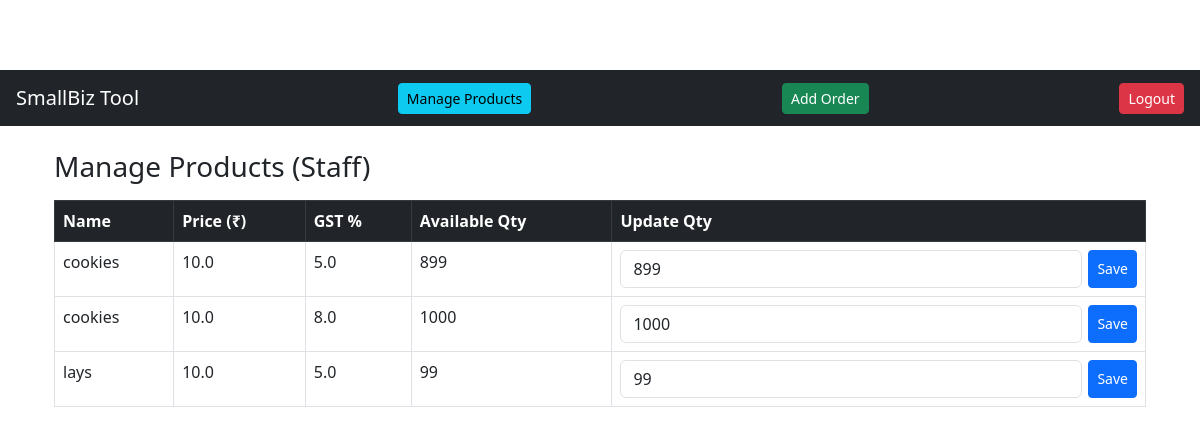
The page /staff/products (signed in) on the database its author committed.
### app.py (models this page shows)
class Product(db.Model):
    id = db.Column(db.Integer, primary_key=True)
    user_id = db.Column(db.Integer, db.ForeignKey('user.id'))
    name = db.Column(db.String(120))
    price = db.Column(db.Float, default=0.0)
    quantity = db.Column(db.Integer, default=0)      # editable by staff (available qty)
    gst_percent = db.Column(db.Float, default=0.0)   # owner sets

### app.py (the view)
@app.route('/staff/products')
@login_required
def products_staff():
    owner = get_owner()
    products = Product.query.filter_by(user_id=owner.id).all()
    return render_template('products_staff.html', products=products)

### app.py (called while the page is built)
@login_manager.user_loader
def load_user(user_id):
    return User.query.get(int(user_id))

def get_owner():
    return User.query.filter_by(is_owner=True).first()

### templates/products_staff.html
{% extends "base.html" %}
{% block content %}
<div class="container mt-4">
    <h3>Manage Products (Staff)</h3>
    <table class="table table-bordered mt-3">
        <thead class="table-dark">
            <tr>
                <th>Name</th>
                <th>Price (₹)</th>
                <th>GST %</th>
                <th>Available Qty</th>
                <th>Update Qty</th>
            </tr>
        </thead>
        <tbody>
            {% for p in products %}
            <tr>
                <td>{{ p.name }}</td>
                <td>{{ p.price }}</td>
                <td>{{ p.gst_percent }}</td>
                <td>{{ p.quantity }}</td>
                <td>
                    <form action="/edit_product/{{ p.id }}" method="POST" style="display:flex; gap:6px;">
                        <input type="number" name="quantity" class="form-control"
                               value="{{ p.quantity }}" min="0" required>
                        <button class="btn btn-primary btn-sm">Save</button>
                    </form>
                </td>
            </tr>
            {% endfor %}
        </tbody>
    </table>
</div>
{% endblock %}

### templates/base.html (style rules this page uses)
body { padding-top:70px; }

### rows shown on the page
Product: name "cookies", price "10.0", gst_percent "5.0", quantity "899"
Product: name "cookies", price "10.0", gst_percent "8.0", quantity "1000"
Product: name "lays", price "10.0", gst_percent "5.0", quantity "99"
